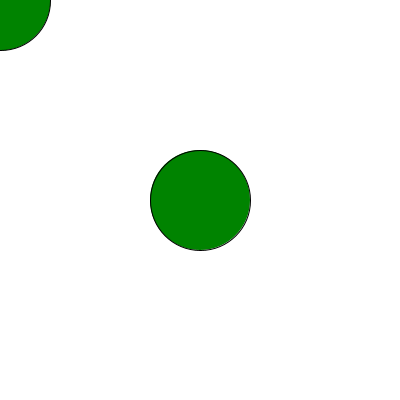
Frame 1 (no input)
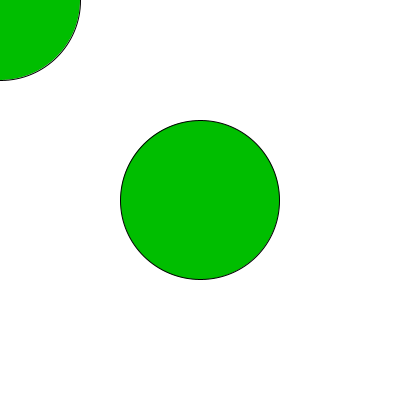
Frame 60 (the mouse pressed at the canvas centre just before this capture)
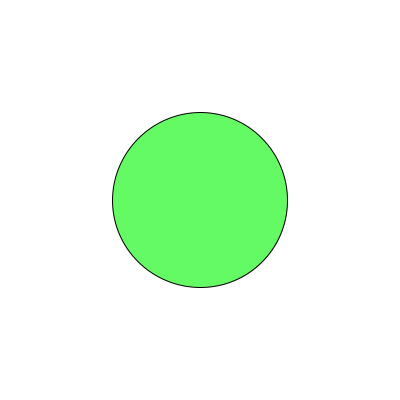
Frame 120 (the mouse held since frame 60 and released just before this capture)

The Processing sketch that drew these frames (run headless with seeded random() and noise(); from frame 60 on, the mouse is pressed at the canvas centre):

// Processing sketch: struzzieryhelena_LATE_1703_344068_part_1
// ── struzzieryhelena_LATE_1703_344068_part_1.pde
// Quiz Part 1: Moving Color Display
// Fill in the missing code to complete this interactive sketch

// Declare color component variables
float r;  // Red value
float g;  // Green value
float b;  // Blue value
float circleSize;

void setup() {
  // Set the canvas size to 400x400
  size(400, 400); // 1/1

  // Initialize variables with random values between 0-255
  r = 150;
  g = 130;
  b = 180;
  circleSize = 100;
  // .5/1, should have used random(255)
}

void draw() {
  // Set the background
  background(255);

  // Update color values based on mouse position
  r = mouseX/2;  // As mouse moves right, red increases
  b = mouseY/2;  // As mouse moves down, blue increases
  g = g + 1;     // Green constantly increases
  // 1/1

  // Fill in the blank below to explain the purpose/function of this line
  g = g % 255;
  // EXPLANATION: so they green never goes over 255 because it is always increasing.
  // .5/1, part of the way there! g mod 255 wraps g back to 0 when it increases over 255

  // Set fill color using our variables
  fill(r, g, b);
  // 1/1

  // Draw circles of different sizes (use circleSize variable).
  // One circle should be at center of canvas, the other following the mouse.
  circle(200, 200, circleSize++);
  circle(mouseX, mouseY, circleSize);
  // 1/2, this increases circleSize, which we don't necessarily want.
  // i just wanted circles to be different sizes. also should use height and width to center circle

  // Print current color values on separate lines
  float ("Red: " + r);
  float("Green: " + g);
  float ("Blue: " + b);
  // this doesnt print! need to do println("Green: " + g); for example
  // 0/2
}

void mousePressed() {
  // When mouse is pressed, give circleSize a random value
  // between 50 and 150
  circleSize = random(50, 150);
  // 1/1
  
}

// TOTAL: 6/10
